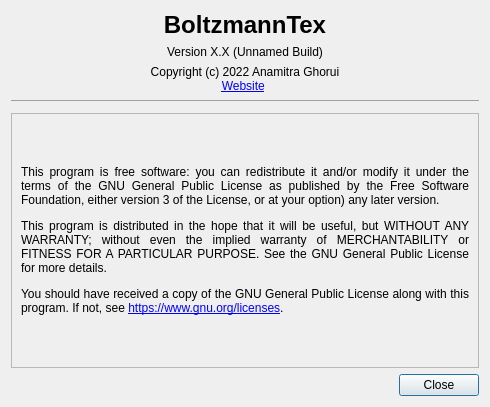
<?xml version="1.0" encoding="UTF-8"?>
<ui version="4.0">
 <class>AboutDialog</class>
 <widget class="QDialog" name="AboutDialog">
  <property name="geometry">
   <rect>
    <x>0</x>
    <y>0</y>
    <width>490</width>
    <height>407</height>
   </rect>
  </property>
  <property name="windowTitle">
   <string>About BoltzmannTex</string>
  </property>
  <property name="windowIcon">
   <iconset resource="resources/resource.qrc">
    <normaloff>:/images/icon.png</normaloff>:/images/icon.png</iconset>
  </property>
  <layout class="QVBoxLayout" name="verticalLayout">
   <item>
    <widget class="QLabel" name="label">
     <property name="text">
      <string>&lt;h1&gt;BoltzmannTex&lt;/h1&gt;</string>
     </property>
     <property name="alignment">
      <set>Qt::AlignHCenter|Qt::AlignTop</set>
     </property>
     <property name="wordWrap">
      <bool>true</bool>
     </property>
    </widget>
   </item>
   <item>
    <widget class="QLabel" name="versionLabel">
     <property name="text">
      <string>Version X.X (Unnamed Build)</string>
     </property>
     <property name="alignment">
      <set>Qt::AlignCenter</set>
     </property>
    </widget>
   </item>
   <item>
    <widget class="QLabel" name="label_3">
     <property name="text">
      <string>Copyright (c) 2022 Anamitra Ghorui &lt;br /&gt;
&lt;a href=&quot;https://aghorui.github.io/boltzmanntex&quot;&gt;Website&lt;/a&gt;
&lt;hr /&gt;</string>
     </property>
     <property name="alignment">
      <set>Qt::AlignCenter</set>
     </property>
    </widget>
   </item>
   <item>
    <widget class="QScrollArea" name="scrollArea">
     <property name="widgetResizable">
      <bool>true</bool>
     </property>
     <widget class="QWidget" name="scrollAreaWidgetContents">
      <property name="geometry">
       <rect>
        <x>0</x>
        <y>0</y>
        <width>447</width>
        <height>337</height>
       </rect>
      </property>
      <layout class="QVBoxLayout" name="verticalLayout_2">
       <item>
        <widget class="QLabel" name="label_2">
         <property name="text">
          <string>&lt;html&gt;&lt;head/&gt;&lt;body&gt;&lt;p align=&quot;justify&quot;&gt;This program is free software: you can redistribute it and/or modify it under the terms of the GNU General Public License as published by the Free Software Foundation, either version 3 of the License, or at your option) any later version.&lt;/p&gt;&lt;p align=&quot;justify&quot;&gt;This program is distributed in the hope that it will be useful, but WITHOUT ANY WARRANTY; without even the implied warranty of MERCHANTABILITY or FITNESS FOR A PARTICULAR PURPOSE.  See the GNU General Public License for more details.&lt;/p&gt;&lt;p align=&quot;justify&quot;&gt;You should have received a copy of the GNU General Public License along with this program.  If not, see &lt;a href=&quot;https://www.gnu.org/licenses&quot;&gt;&lt;span style=&quot; text-decoration: underline; color:#0000ff;&quot;&gt;https://www.gnu.org/licenses&lt;/span&gt;&lt;/a&gt;.&lt;/p&gt;&lt;/body&gt;&lt;/html&gt;</string>
         </property>
         <property name="wordWrap">
          <bool>true</bool>
         </property>
        </widget>
       </item>
      </layout>
     </widget>
    </widget>
   </item>
   <item>
    <widget class="QDialogButtonBox" name="buttonBox">
     <property name="orientation">
      <enum>Qt::Horizontal</enum>
     </property>
     <property name="standardButtons">
      <set>QDialogButtonBox::Close</set>
     </property>
    </widget>
   </item>
  </layout>
 </widget>
 <resources>
  <include location="resources/resource.qrc"/>
 </resources>
 <connections>
  <connection>
   <sender>buttonBox</sender>
   <signal>accepted()</signal>
   <receiver>AboutDialog</receiver>
   <slot>accept()</slot>
   <hints>
    <hint type="sourcelabel">
     <x>248</x>
     <y>254</y>
    </hint>
    <hint type="destinationlabel">
     <x>157</x>
     <y>274</y>
    </hint>
   </hints>
  </connection>
  <connection>
   <sender>buttonBox</sender>
   <signal>rejected()</signal>
   <receiver>AboutDialog</receiver>
   <slot>reject()</slot>
   <hints>
    <hint type="sourcelabel">
     <x>316</x>
     <y>260</y>
    </hint>
    <hint type="destinationlabel">
     <x>286</x>
     <y>274</y>
    </hint>
   </hints>
  </connection>
 </connections>
</ui>
